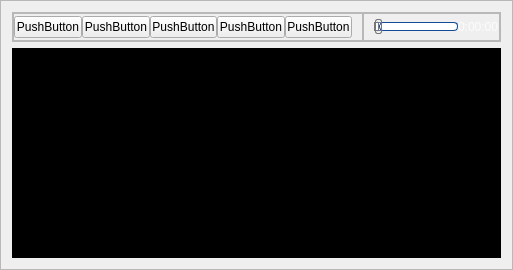
     <widget class="QFrame" name="cwSecondaryFrame">
      <property name="minimumSize">
       <size>
        <width>0</width>
        <height>270</height>
       </size>
      </property>
      <property name="maximumSize">
       <size>
        <width>16777215</width>
        <height>300</height>
       </size>
      </property>
      <property name="frameShape">
       <enum>QFrame::StyledPanel</enum>
      </property>
      <property name="frameShadow">
       <enum>QFrame::Raised</enum>
      </property>
      <layout class="QVBoxLayout" name="verticalLayout_3">
       <item>
        <widget class="QFrame" name="sfVideoTimeControl">
         <property name="maximumSize">
          <size>
           <width>16777215</width>
           <height>30</height>
          </size>
         </property>
         <property name="frameShape">
          <enum>QFrame::StyledPanel</enum>
         </property>
         <property name="frameShadow">
          <enum>QFrame::Raised</enum>
         </property>
         <layout class="QHBoxLayout" name="horizontalLayout_4">
          <property name="spacing">
           <number>0</number>
          </property>
          <property name="leftMargin">
           <number>0</number>
          </property>
          <property name="topMargin">
           <number>0</number>
          </property>
          <property name="rightMargin">
           <number>0</number>
          </property>
          <property name="bottomMargin">
           <number>0</number>
          </property>
          <item>
           <widget class="QFrame" name="vtcButtons">
            <property name="maximumSize">
             <size>
              <width>350</width>
              <height>16777215</height>
             </size>
            </property>
            <property name="frameShape">
             <enum>QFrame::StyledPanel</enum>
            </property>
            <property name="frameShadow">
             <enum>QFrame::Raised</enum>
            </property>
            <layout class="QHBoxLayout" name="horizontalLayout_5">
             <property name="spacing">
              <number>0</number>
             </property>
             <property name="leftMargin">
              <number>0</number>
             </property>
             <property name="topMargin">
              <number>0</number>
             </property>
             <property name="rightMargin">
              <number>10</number>
             </property>
             <property name="bottomMargin">
              <number>0</number>
             </property>
             <item>
              <widget class="QPushButton" name="pushButton_6">
               <property name="text">
                <string>PushButton</string>
               </property>
              </widget>
             </item>
             <item>
              <widget class="QPushButton" name="pushButton_7">
               <property name="text">
                <string>PushButton</string>
               </property>
              </widget>
             </item>
             <item>
              <widget class="QPushButton" name="pushButton_10">
               <property name="text">
                <string>PushButton</string>
               </property>
              </widget>
             </item>
             <item>
              <widget class="QPushButton" name="pushButton_8">
               <property name="text">
                <string>PushButton</string>
               </property>
              </widget>
             </item>
             <item>
              <widget class="QPushButton" name="pushButton_9">
               <property name="text">
                <string>PushButton</string>
               </property>
              </widget>
             </item>
            </layout>
           </widget>
          </item>
          <item>
           <widget class="QFrame" name="vtcVideoTimeControl">
            <property name="frameShape">
             <enum>QFrame::StyledPanel</enum>
            </property>
            <property name="frameShadow">
             <enum>QFrame::Raised</enum>
            </property>
            <layout class="QHBoxLayout" name="horizontalLayout_6">
             <property name="spacing">
              <number>0</number>
             </property>
             <property name="leftMargin">
              <number>10</number>
             </property>
             <property name="topMargin">
              <number>0</number>
             </property>
             <property name="rightMargin">
              <number>0</number>
             </property>
             <property name="bottomMargin">
              <number>0</number>
             </property>
             <item>
              <widget class="QSlider" name="videoTimeSlider">
               <property name="styleSheet">
                <string notr="true">QSlider::groove:horizontal{
border: 1px solid #637EB8;
background: white;
height: 7px;
border-radius: 3px;
}
QSlider::sub-page:horizontal {
background: qlineargradient(x1: 0, y1: 0, x2: 0, y2: 1,
stop: 0 #ABC7EC, stop: 1 #154A98);
border: 1px solid #777;
height: 10px;
border-radius: 4px;
}
QSlider::add-page:horizontal {
background: #fff;
border: 1px solid #154A98;
height: 10px;
border-radius: 4px;
}
QSlider::handle:horizontal{
background: qlineargradient(x1:0, y1:0, x2:1, y2:1,
stop:0 #fff, stop:1 #ABC7EC);
border: 1px solid #777;
width: 5px;
margin-top: -4px;
margin-bottom: -4px;
border-radius: 2px;
}

/*Verticales*/
QSlider::groove:vertical{
border: 1px solid #637EB8;
background: white;
width:7px;
height: 55px;
border-radius: 3px;
}
QSlider::add-page:vertical {
background: qlineargradient(x1: 0, y1: 0, x2: 0, y2: 1,
stop: 0 #ABC7EC, stop: 1 #154A98);
border: 1px solid #154A98;
width: 10px;
border-radius: 4px;
}
QSlider::sub-page:vertical {
background: #fff;
border: 1px solid #777;
width: 7px;
border-radius: 4px;
}
QSlider::handle:vertical{
background: qlineargradient(x1:0, y1:0, x2:1, y2:1,
stop:0 #fff, stop:1 #ABC7EC);
border: 1px solid #777;
height: 5px;
margin-left: -4px;
margin-right: -4px;
border-radius: 2px;
}
/*Horizontales y Verticales*/
QSlider::handle:horizontal:hover,
QSlider::handle:vertical:hover{
border: 1px solid #154A98;
border-radius: 3px;
}</string>
               </property>
               <property name="orientation">
                <enum>Qt::Horizontal</enum>
               </property>
              </widget>
             </item>
             <item>
              <widget class="QLabel" name="videoTimeDisplay">
               <property name="palette">
                <palette>
                 <active>
                  <colorrole role="WindowText">
                   <brush brushstyle="SolidPattern">
                    <color alpha="255">
                     <red>252</red>
                     <green>252</green>
                     <blue>252</blue>
                    </color>
                   </brush>
                  </colorrole>
                  <colorrole role="Button">
                   <brush brushstyle="SolidPattern">
                    <color alpha="255">
                     <red>53</red>
                     <green>55</green>
                     <blue>56</blue>
                    </color>
                   </brush>
                  </colorrole>
                  <colorrole role="Base">
                   <brush brushstyle="SolidPattern">
                    <color alpha="255">
                     <red>53</red>
                     <green>55</green>
                     <blue>56</blue>
                    </color>
                   </brush>
                  </colorrole>
                  <colorrole role="Window">
                   <brush brushstyle="SolidPattern">
                    <color alpha="255">
                     <red>53</red>
                     <green>55</green>
                     <blue>56</blue>
                    </color>
                   </brush>
                  </colorrole>
                 </active>
                 <inactive>
                  <colorrole role="WindowText">
                   <brush brushstyle="SolidPattern">
                    <color alpha="255">
                     <red>252</red>
                     <green>252</green>
                     <blue>252</blue>
                    </color>
                   </brush>
                  </colorrole>
                  <colorrole role="Button">
                   <brush brushstyle="SolidPattern">
                    <color alpha="255">
                     <red>53</red>
                     <green>55</green>
                     <blue>56</blue>
                    </color>
                   </brush>
                  </colorrole>
                  <colorrole role="Base">
                   <brush brushstyle="SolidPattern">
                    <color alpha="255">
                     <red>53</red>
                     <green>55</green>
                     <blue>56</blue>
                    </color>
                   </brush>
                  </colorrole>
                  <colorrole role="Window">
                   <brush brushstyle="SolidPattern">
                    <color alpha="255">
                     <red>53</red>
                     <green>55</green>
                     <blue>56</blue>
                    </color>
                   </brush>
                  </colorrole>
                 </inactive>
                 <disabled>
                  <colorrole role="WindowText">
                   <brush brushstyle="SolidPattern">
                    <color alpha="255">
                     <red>120</red>
                     <green>120</green>
                     <blue>120</blue>
                    </color>
                   </brush>
                  </colorrole>
                  <colorrole role="Button">
                   <brush brushstyle="SolidPattern">
                    <color alpha="255">
                     <red>53</red>
                     <green>55</green>
                     <blue>56</blue>
                    </color>
                   </brush>
                  </colorrole>
                  <colorrole role="Base">
                   <brush brushstyle="SolidPattern">
                    <color alpha="255">
                     <red>53</red>
                     <green>55</green>
                     <blue>56</blue>
                    </color>
                   </brush>
                  </colorrole>
                  <colorrole role="Window">
                   <brush brushstyle="SolidPattern">
                    <color alpha="255">
                     <red>53</red>
                     <green>55</green>
                     <blue>56</blue>
                    </color>
                   </brush>
                  </colorrole>
                 </disabled>
                </palette>
               </property>
               <property name="text">
                <string>0:00:00</string>
               </property>
               <property name="margin">
                <number>4</number>
               </property>
              </widget>
             </item>
            </layout>
           </widget>
          </item>
         </layout>
        </widget>
       </item>
       <item>
        <widget class="QFrame" name="sfTimeLineFrame">
         <property name="acceptDrops">
          <bool>true</bool>
         </property>
         <property name="styleSheet">
          <string notr="true">background:black
</string>
         </property>
         <property name="frameShape">
          <enum>QFrame::StyledPanel</enum>
         </property>
         <property name="frameShadow">
          <enum>QFrame::Raised</enum>
         </property>
         <layout class="QVBoxLayout" name="verticalLayout_6"/>
        </widget>
       </item>
      </layout>
     </widget>
